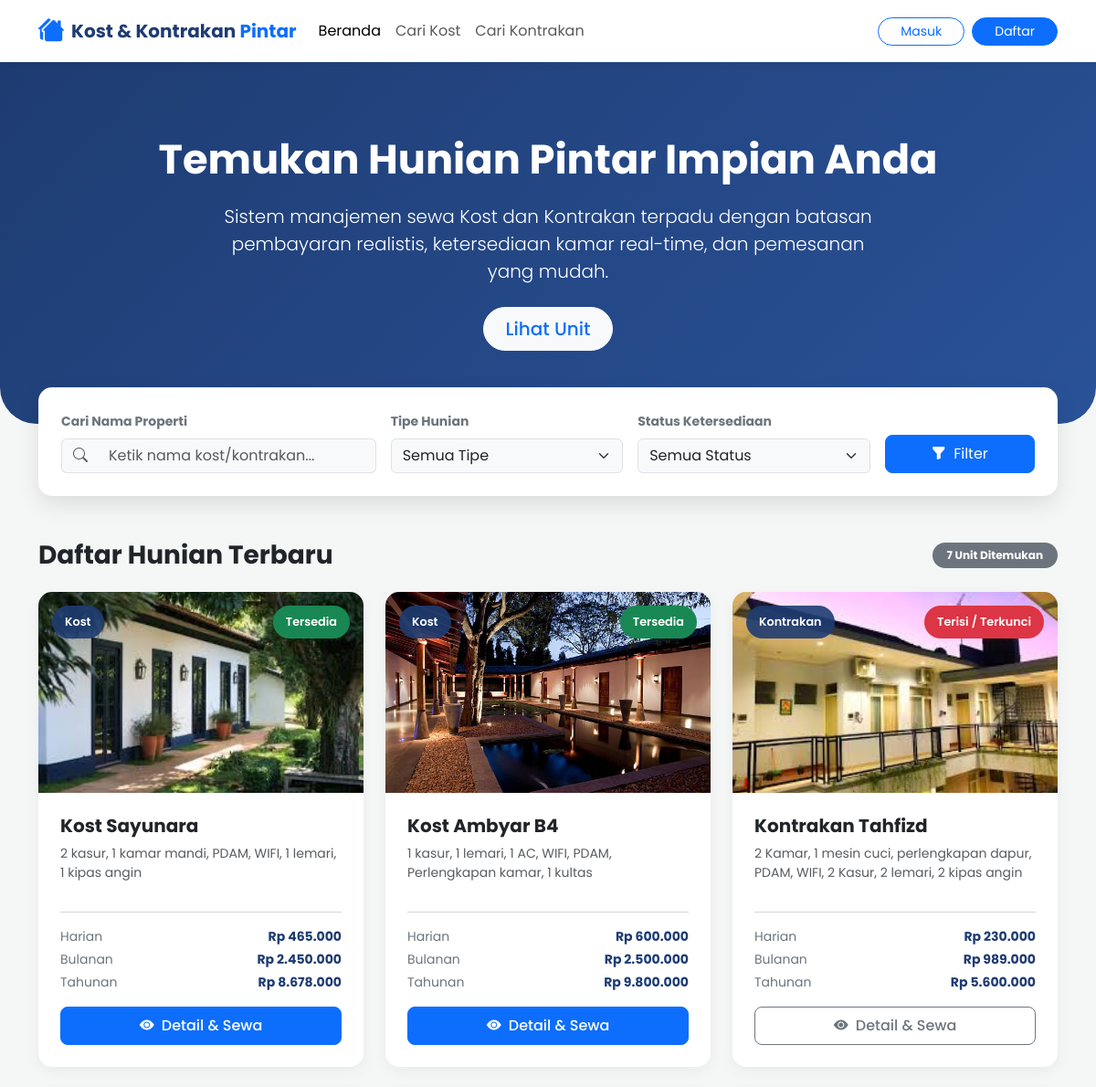
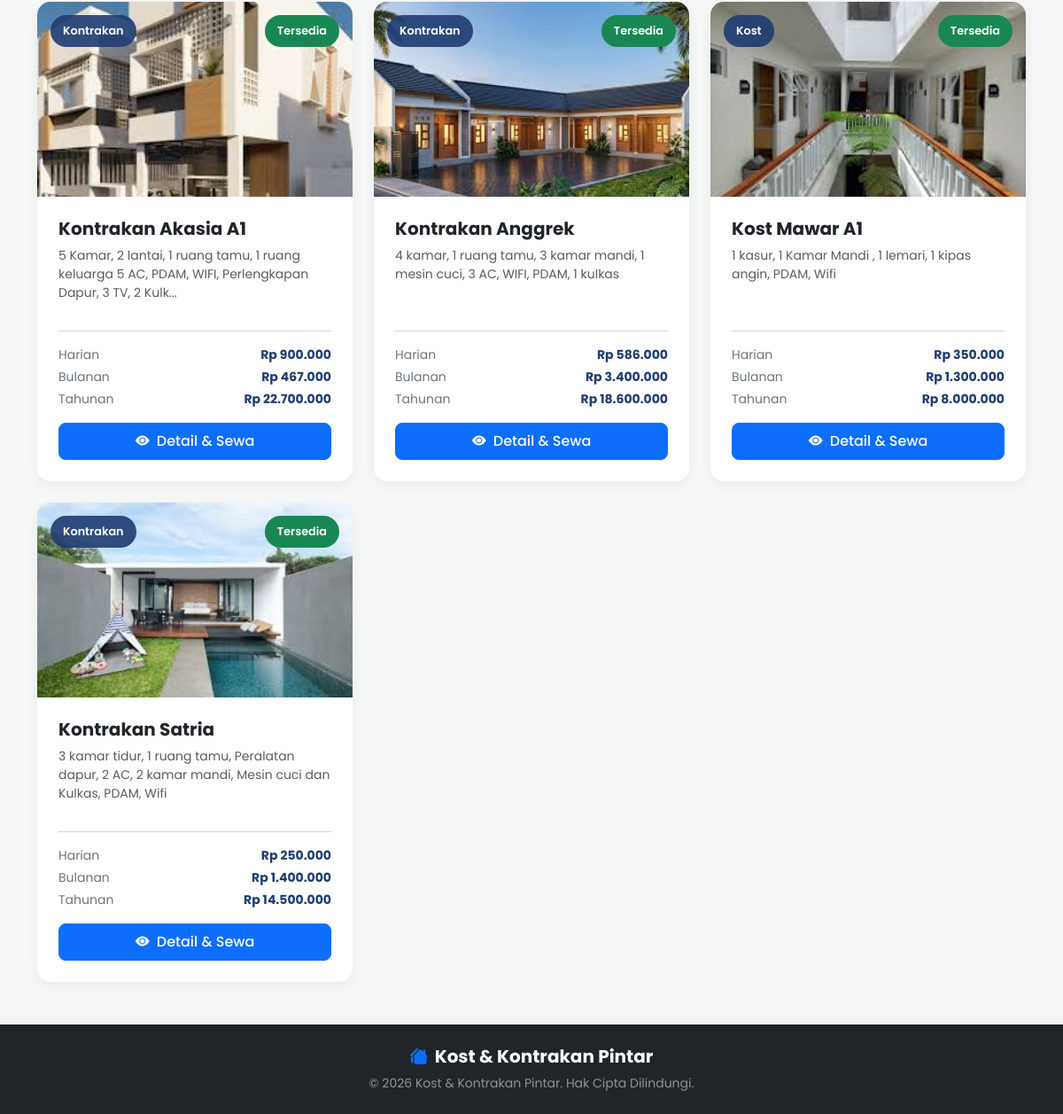
The page / on the database its author committed (2 pictures, top to bottom).
### tables this page shows
CREATE TABLE `properti` (
  `id_properti` int(11) NOT NULL,
  `nama_properti` varchar(100) NOT NULL,
  `tipe` enum('kost','kontrakan') NOT NULL,
  `deskripsi` text NOT NULL,
  `harga_harian` decimal(10,2) DEFAULT NULL,
  `harga_bulanan` decimal(10,2) DEFAULT NULL,
  `harga_tahunan` decimal(10,2) DEFAULT NULL,
  `status_ketersediaan` enum('tersedia','terisi') NOT NULL DEFAULT 'tersedia',
  `foto` varchar(255) NOT NULL,
  `tanggal_input` timestamp NOT NULL DEFAULT current_timestamp()
);

### konfigurasi/fungsi.php (called while the page is built, shortened)
<?php
function formatRupiah($angka) {
    return "Rp " . number_format($angka, 0, ',', '.');
}
?>

### index.php (the view, shortened to what this page needs)
<?php
require_once 'konfigurasi/koneksi.php';
require_once 'konfigurasi/fungsi.php';
$cari = isset($_GET['cari']) ? trim($_GET['cari']) : '';
$sql = "SELECT * FROM properti WHERE 1=1";
$params = [];
$sql .= " ORDER BY id_properti DESC";
$query = $koneksi->prepare($sql);
$query->execute($params);
$daftar_properti = $query->fetchAll();
?>
<!DOCTYPE html>
<html lang="id">
<head>
    <link href="https://cdn.jsdelivr.net/npm/bootstrap@5.3.0/dist/css/bootstrap.min.css" rel="stylesheet">
    <link rel="stylesheet" href="https://cdn.jsdelivr.net/npm/bootstrap-icons@1.10.5/font/bootstrap-icons.css">
</head>
<body>
    <nav class="navbar navbar-expand-lg sticky-top navbar-light">
        <div class="container">
            <a class="navbar-brand d-flex align-items-center" href="index.php">
                <i class="bi bi-houses-fill me-2 fs-3 text-primary"></i>
                <span>Kost & Kontrakan <span class="text-primary">Pintar</span></span>
            </a>
            <div class="collapse navbar-collapse" id="navbarNav">
                <ul class="navbar-nav me-auto mb-2 mb-lg-0">
                    <li class="nav-item"><a class="nav-link active" href="index.php">Beranda</a></li>
                    <li class="nav-item"><a class="nav-link" href="index.php?tipe=kost">Cari Kost</a></li>
                    <li class="nav-item"><a class="nav-link" href="index.php?tipe=kontrakan">Cari Kontrakan</a></li>
                </ul>
                <div class="d-flex align-items-center gap-2">
                    <?php if (isset($_SESSION['login'])): ?>
                        <span class="me-2 text-secondary small d-none d-md-inline">Halo, <strong><?= htmlspecialchars($_SESSION['nama_lengkap']); ?></strong></span>
                        <?php if ($_SESSION['peran'] === 'admin'): ?>
                            <a href="admin/index.php" class="btn btn-outline-primary rounded-pill px-3 btn-sm"><i class="bi bi-speedometer2 me-1"></i> Panel Admin</a>
                        <?php else: ?>
                            <a href="penyewa/index.php" class="btn btn-outline-primary rounded-pill px-3 btn-sm"><i class="bi bi-person-fill me-1"></i> Menu Penyewa</a>
                        <?php endif; ?>
                        <a href="keluar.php" class="btn btn-danger rounded-pill px-3 btn-sm"><i class="bi bi-box-arrow-right"></i> Keluar</a>
                    <?php else: ?>
                        <a href="masuk.php" class="btn btn-outline-primary rounded-pill px-4 btn-sm">Masuk</a>
                        <a href="daftar.php" class="btn btn-primary rounded-pill px-4 btn-sm">Daftar</a>
                    <?php endif; ?>
                </div>
            </div>
        </div>
    </nav>
    <header class="hero-section text-center">
        <div class="container">
            <h1 class="hero-title">Temukan Hunian Pintar Impian Anda</h1>
            <p class="lead mb-4 col-lg-8 mx-auto">Sistem manajemen sewa Kost dan Kontrakan terpadu dengan batasan pembayaran realistis, ketersediaan kamar real-time, dan pemesanan yang mudah.</p>
            <div class="d-flex justify-content-center">
                <a href="#properti-list" class="btn btn-light btn-lg px-4 rounded-pill fw-medium text-primary">Lihat Unit</a>
            </div>
        </div>
    </header>
    <section class="container mb-5">
        <div class="card search-card">
            <form action="" method="GET">
                <div class="row g-3">
                    <div class="col-md-4">
                        <label class="form-label text-secondary small fw-bold">Cari Nama Properti</label>
                        <div class="input-group">
                            <span class="input-group-text bg-light border-end-0"><i class="bi bi-search text-muted"></i></span>
                            <input type="text" class="form-control bg-light border-start-0" name="cari" placeholder="Ketik nama kost/kontrakan..." value="<?= htmlspecialchars($cari); ?>">
                        </div>
                    </div>
                    <div class="col-md-3">
                        <label class="form-label text-secondary small fw-bold">Tipe Hunian</label>
                        <select class="form-select bg-light" name="tipe">
                            <option value="">Semua Tipe</option>
                        </select>
                    </div>
                    <div class="col-md-3">
                        <label class="form-label text-secondary small fw-bold">Status Ketersediaan</label>
                        <select class="form-select bg-light" name="status">
                            <option value="">Semua Status</option>
                        </select>
                    </div>
                    <div class="col-md-2 d-flex align-items-end">
                        <button type="submit" class="btn btn-primary w-100 py-2 rounded-3"><i class="bi bi-funnel-fill me-1"></i> Filter</button>
                    </div>
                </div>
            </form>
        </div>
    </section>
    <main class="container" id="properti-list">
        <div class="d-flex justify-content-between align-items-center mb-4">
            <h3 class="fw-bold text-dark mb-0">Daftar Hunian Terbaru</h3>
            <span class="badge bg-secondary px-3 py-2 rounded-pill"><?= count($daftar_properti); ?> Unit Ditemukan</span>
        </div>
        <div class="row g-4">
            <?php if (count($daftar_properti) > 0): ?>
                <?php foreach ($daftar_properti as $properti): ?>
                    <div class="col-md-6 col-lg-4">
                        <div class="property-card">
                            <div class="card-img-container">
                                <?php if (!empty($properti['foto']) && file_exists('aset/foto_properti/' . $properti['foto']) && $properti['foto'] !== 'default.jpg'): ?>
                                    <img src="aset/foto_properti/<?= htmlspecialchars($properti['foto']); ?>" alt="<?= htmlspecialchars($properti['nama_properti']); ?>" style="width: 100%; height: 100%; object-fit: cover;">
                                <?php else: ?>
                                    <i class="bi <?= $properti['tipe'] === 'kost' ? 'bi-door-closed' : 'bi-house'; ?>"></i>
                                <?php endif; ?>
                                <span class="badge-tipe text-capitalize"><?= htmlspecialchars($properti['tipe']); ?></span>
                                <?php if ($properti['status_ketersediaan'] === 'tersedia'): ?>
                                    <span class="badge-status bg-success text-white">Tersedia</span>
                                <?php else: ?>
                                    <span class="badge-status bg-danger text-white">Terisi / Terkunci</span>
                                <?php endif; ?>
                            </div>
                            <div class="card-body p-4 d-flex flex-column flex-grow-1">
                                <h5 class="fw-bold text-dark mb-2"><?= htmlspecialchars($properti['nama_properti']); ?></h5>
                                <p class="text-muted small mb-3 flex-grow-1"><?= htmlspecialchars(substr($properti['deskripsi'], 0, 100)) . (strlen($properti['deskripsi']) > 100 ? '...' : ''); ?></p>
                                <hr class="my-3 text-muted">
                                <div class="mb-3 small">
                                    <?php if (!empty($properti['harga_harian'])): ?>
                                        <div class="d-flex justify-content-between mb-1">
                                            <span class="text-secondary">Harian</span>
                                            <span class="price-text"><?= formatRupiah($properti['harga_harian']); ?></span>
                                        </div>
                                    <?php endif; ?>
                                    <?php if (!empty($properti['harga_bulanan'])): ?>
                                        <div class="d-flex justify-content-between mb-1">
                                            <span class="text-secondary">Bulanan</span>
                                            <span class="price-text"><?= formatRupiah($properti['harga_bulanan']); ?></span>
                                        </div>
                                    <?php endif; ?>
                                    <?php if (!empty($properti['harga_tahunan'])): ?>
                                        <div class="d-flex justify-content-between">
                                            <span class="text-secondary">Tahunan</span>
                                            <span class="price-text"><?= formatRupiah($properti['harga_tahunan']); ?></span>
                                        </div>
                                    <?php endif; ?>
                                </div>
                                <a href="detail.php?id=<?= $properti['id_properti']; ?>" class="btn <?= $properti['status_ketersediaan'] === 'tersedia' ? 'btn-primary' : 'btn-outline-secondary'; ?> w-100 btn-detail py-2">
                                    <i class="bi bi-eye-fill me-1"></i> Detail & Sewa
                                </a>
                            </div>
                        </div>
                    </div>
                <?php endforeach; ?>
            <?php endif; ?>
        </div>
    </main>
    <footer class="footer py-4 mt-5 bg-dark text-white-50 text-center">
        <div class="container">
            <h5 class="fw-bold mb-2 text-white"><i class="bi bi-houses-fill me-2 text-primary"></i>Kost & Kontrakan Pintar</h5>
            <p class="small mb-0">&copy; 2026 Kost & Kontrakan Pintar. Hak Cipta Dilindungi.</p>
        </div>
    </footer>
</body>
</html>

### index.php (style rules this page uses)
body { font-family: 'Poppins', sans-serif; background-color: #f4f7f6; }
.navbar { background-color: #ffffff; box-shadow: 0 4px 10px rgba(0,0,0,0.05); }
.navbar-brand { font-weight: 700; color: #1e3c72; }
.hero-section { background: linear-gradient(135deg, #1e3c72 0%, #2a5298 100%); color: white; padding: 80px 0; border-bottom-left-radius: 40px; border-bottom-right-radius: 40px; }
.hero-title { font-size: 2.8rem; font-weight: 700; margin-bottom: 20px; }
.search-card { background: #ffffff; border-radius: 15px; box-shadow: 0 10px 25px rgba(0,0,0,0.1); margin-top: -40px; padding: 25px; border: none; }
.property-card { border: none; border-radius: 15px; overflow: hidden; box-shadow: 0 5px 15px rgba(0,0,0,0.05); transition: all 0.3s ease; background-color: #fff; height: 100%; display: flex; flex-direction: column; }
.card-img-container { position: relative; height: 220px; background: linear-gradient(135deg, #e0e0e0, #f5f5f5); display: flex; align-items: center; justify-content: center; overflow: hidden; }
.badge-status { position: absolute; top: 15px; right: 15px; padding: 8px 14px; border-radius: 30px; font-weight: 600; font-size: 0.8rem; }
.badge-tipe { position: absolute; top: 15px; left: 15px; padding: 8px 14px; border-radius: 30px; font-weight: 600; font-size: 0.8rem; background-color: rgba(30, 60, 114, 0.9); color: white; }
.price-text { color: #1e3c72; font-weight: 700; }
.btn-detail { border-radius: 8px; font-weight: 500; transition: all 0.3s; }
.footer { background-color: #1a252f; color: #b2bec3; padding: 40px 0; margin-top: 60px; }

### rows shown on the page
properti: foto (picture), tipe "Kost", status_ketersediaan "Tersedia", nama_properti "Kost Sayunara", deskripsi "2 kasur, 1 kamar mandi, PDAM, WIFI, 1 lemari, 1 kipas angin", harga_harian "Rp 465.000", harga_bulanan "Rp 2.450.000", harga_tahunan "Rp 8.678.000"
properti: foto (picture), tipe "Kost", status_ketersediaan "Tersedia", nama_properti "Kost Ambyar B4", deskripsi "1 kasur, 1 lemari, 1 AC, WIFI, PDAM, Perlengkapan kamar, 1 kultas", harga_harian "Rp 600.000", harga_bulanan "Rp 2.500.000", harga_tahunan "Rp 9.800.000"
properti: foto (picture), tipe "Kontrakan", status_ketersediaan "Terisi / Terkunci", nama_properti "Kontrakan Tahfizd", deskripsi "2 Kamar, 1 mesin cuci, perlengkapan dapur, PDAM, WIFI, 2 Kasur, 2 lemari, 2 kipas angin", harga_harian "Rp 230.000", harga_bulanan "Rp 989.000", harga_tahunan "Rp 5.600.000"
properti: foto (picture), tipe "Kontrakan", status_ketersediaan "Tersedia", nama_properti "Kontrakan Akasia A1", deskripsi "5 Kamar, 2 lantai, 1 ruang tamu, 1 ruang keluarga 5 AC, PDAM, WIFI, Perlengkapan Dapur, 3 TV, 2 Kulk", harga_harian "Rp 900.000", harga_bulanan "Rp 467.000", harga_tahunan "Rp 22.700.000"
properti: foto (picture), tipe "Kontrakan", status_ketersediaan "Tersedia", nama_properti "Kontrakan Anggrek", deskripsi "4 kamar, 1 ruang tamu, 3 kamar mandi, 1 mesin cuci, 3 AC, WIFI, PDAM, 1 kulkas", harga_harian "Rp 586.000", harga_bulanan "Rp 3.400.000", harga_tahunan "Rp 18.600.000"
properti: foto (picture), tipe "Kost", status_ketersediaan "Tersedia", nama_properti "Kost Mawar A1", deskripsi "1 kasur, 1 Kamar Mandi , 1 lemari, 1 kipas angin, PDAM, Wifi", harga_harian "Rp 350.000", harga_bulanan "Rp 1.300.000", harga_tahunan "Rp 8.000.000"
properti: foto (picture), tipe "Kontrakan", status_ketersediaan "Tersedia", nama_properti "Kontrakan Satria", deskripsi "3 kamar tidur, 1 ruang tamu, Peralatan dapur, 2 AC, 2 kamar mandi, Mesin cuci dan Kulkas, PDAM, Wifi", harga_harian "Rp 250.000", harga_bulanan "Rp 1.400.000", harga_tahunan "Rp 14.500.000"

### other values the page prints
count($daftar_properti) "7"
